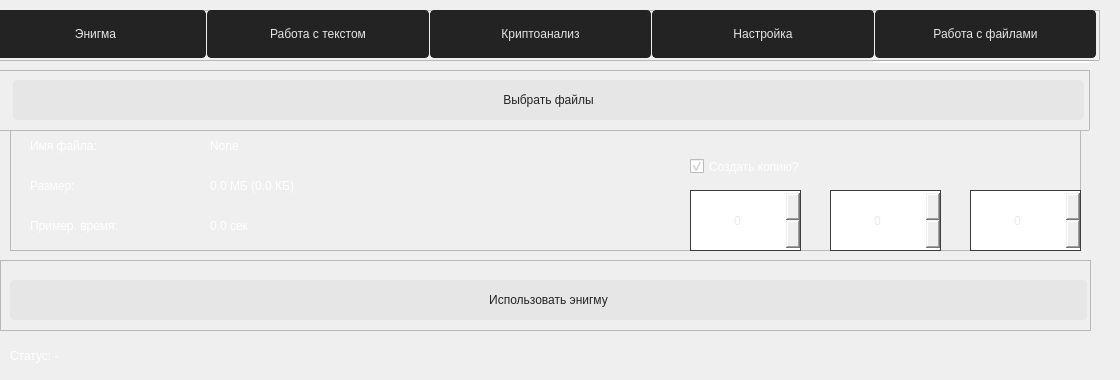
    <widget class="QWidget" name="tab_3">
     <attribute name="title">
      <string>Работа с файлами</string>
     </attribute>
     <widget class="QFrame" name="frame_3">
      <property name="geometry">
       <rect>
        <x>-11</x>
        <y>10</y>
        <width>1111</width>
        <height>51</height>
       </rect>
      </property>
      <property name="styleSheet">
       <string notr="true">QPushButton{
	border: 1px solid rgb(35, 35, 35);
	background-color: rgb(35, 35, 35);
	border-radius: 4px;
	color: rgb(230, 230, 230);
}

QPushButton:hover{
	background-color: rgb(0, 65, 65);
	border: 1px solid rgb(0, 35, 35);
}
QPushButton:pressed{
	background-color: rgb(0, 35, 35);
	border: 1px solid rgb(0, 15, 15);
}</string>
      </property>
      <property name="frameShape">
       <enum>QFrame::StyledPanel</enum>
      </property>
      <property name="frameShadow">
       <enum>QFrame::Raised</enum>
      </property>
      <widget class="QWidget" name="horizontalLayoutWidget_3">
       <property name="geometry">
        <rect>
         <x>-4</x>
         <y>0</y>
         <width>1111</width>
         <height>51</height>
        </rect>
       </property>
       <layout class="QHBoxLayout" name="horizontalLayout_3">
        <property name="spacing">
         <number>1</number>
        </property>
        <property name="sizeConstraint">
         <enum>QLayout::SetMaximumSize</enum>
        </property>
        <property name="leftMargin">
         <number>0</number>
        </property>
        <item>
         <widget class="QPushButton" name="pushButton_7">
          <property name="minimumSize">
           <size>
            <width>0</width>
            <height>48</height>
           </size>
          </property>
          <property name="text">
           <string>Энигма</string>
          </property>
         </widget>
        </item>
        <item>
         <widget class="QPushButton" name="pushButton_8">
          <property name="minimumSize">
           <size>
            <width>0</width>
            <height>48</height>
           </size>
          </property>
          <property name="text">
           <string>Работа с текстом</string>
          </property>
         </widget>
        </item>
        <item>
         <widget class="QPushButton" name="pushButton_14">
          <property name="minimumSize">
           <size>
            <width>0</width>
            <height>48</height>
           </size>
          </property>
          <property name="styleSheet">
           <string notr="true"/>
          </property>
          <property name="text">
           <string>Криптоанализ</string>
          </property>
         </widget>
        </item>
        <item>
         <widget class="QPushButton" name="pushButton_28">
          <property name="minimumSize">
           <size>
            <width>0</width>
            <height>48</height>
           </size>
          </property>
          <property name="text">
           <string>Настройка</string>
          </property>
         </widget>
        </item>
        <item>
         <widget class="QPushButton" name="pushButton_9">
          <property name="minimumSize">
           <size>
            <width>0</width>
            <height>48</height>
           </size>
          </property>
          <property name="text">
           <string>Работа с файлами</string>
          </property>
         </widget>
        </item>
       </layout>
      </widget>
     </widget>
     <widget class="Line" name="line_3">
      <property name="geometry">
       <rect>
        <x>873</x>
        <y>60</y>
        <width>221</width>
        <height>3</height>
       </rect>
      </property>
      <property name="styleSheet">
       <string notr="true">background-color: rgb(255, 255, 255);</string>
      </property>
      <property name="orientation">
       <enum>Qt::Horizontal</enum>
      </property>
     </widget>
     <widget class="QFrame" name="frame_10">
      <property name="geometry">
       <rect>
        <x>-11</x>
        <y>70</y>
        <width>1101</width>
        <height>61</height>
       </rect>
      </property>
      <property name="styleSheet">
       <string notr="true">QPushButton{
	border: 1px solid rgb(230, 230, 230);
	background-color: rgb(230, 230, 230);
	border-radius: 4px;
	color: rgb(35, 35, 35);
}

QPushButton:hover{
	background-color: rgb(0, 65, 65);
	border: 1px solid rgb(0, 35, 35);
}
QPushButton:pressed{
	color: rgb(255, 255, 255);
	background-color: rgb(0, 35, 35);
	border: 1px solid rgb(0, 15, 15);
}</string>
      </property>
      <property name="frameShape">
       <enum>QFrame::StyledPanel</enum>
      </property>
      <property name="frameShadow">
       <enum>QFrame::Raised</enum>
      </property>
      <widget class="QPushButton" name="pushButton_39">
       <property name="geometry">
        <rect>
         <x>24</x>
         <y>10</y>
         <width>1071</width>
         <height>40</height>
        </rect>
       </property>
       <property name="minimumSize">
        <size>
         <width>0</width>
         <height>40</height>
        </size>
       </property>
       <property name="styleSheet">
        <string notr="true"/>
       </property>
       <property name="text">
        <string>Выбрать файлы</string>
       </property>
      </widget>
     </widget>
     <widget class="QFrame" name="frame_11">
      <property name="geometry">
       <rect>
        <x>10</x>
        <y>130</y>
        <width>1071</width>
        <height>121</height>
       </rect>
      </property>
      <property name="styleSheet">
       <string notr="true">color: rgb(255, 255, 255);</string>
      </property>
      <property name="frameShape">
       <enum>QFrame::StyledPanel</enum>
      </property>
      <property name="frameShadow">
       <enum>QFrame::Raised</enum>
      </property>
      <widget class="QLabel" name="label_14">
       <property name="geometry">
        <rect>
         <x>20</x>
         <y>0</y>
         <width>181</width>
         <height>31</height>
        </rect>
       </property>
       <property name="text">
        <string>Имя файла:</string>
       </property>
      </widget>
      <widget class="QLabel" name="label_16">
       <property name="geometry">
        <rect>
         <x>200</x>
         <y>0</y>
         <width>871</width>
         <height>31</height>
        </rect>
       </property>
       <property name="styleSheet">
        <string notr="true">font: 11pt &quot;Sitka Heading&quot;;</string>
       </property>
       <property name="text">
        <string>None</string>
       </property>
      </widget>
      <widget class="QLabel" name="label_17">
       <property name="geometry">
        <rect>
         <x>20</x>
         <y>30</y>
         <width>171</width>
         <height>51</height>
        </rect>
       </property>
       <property name="text">
        <string>Размер:</string>
       </property>
      </widget>
      <widget class="QLabel" name="label_18">
       <property name="geometry">
        <rect>
         <x>200</x>
         <y>40</y>
         <width>521</width>
         <height>31</height>
        </rect>
       </property>
       <property name="text">
        <string>0.0 МБ (0.0 КБ)</string>
       </property>
      </widget>
      <widget class="QLabel" name="label_19">
       <property name="geometry">
        <rect>
         <x>20</x>
         <y>80</y>
         <width>171</width>
         <height>31</height>
        </rect>
       </property>
       <property name="text">
        <string>Пример. время:</string>
       </property>
      </widget>
      <widget class="QLabel" name="label_20">
       <property name="geometry">
        <rect>
         <x>200</x>
         <y>80</y>
         <width>521</width>
         <height>31</height>
        </rect>
       </property>
       <property name="text">
        <string>0.0 сек</string>
       </property>
      </widget>
      <widget class="QSpinBox" name="spinBox_5">
       <property name="geometry">
        <rect>
         <x>680</x>
         <y>60</y>
         <width>111</width>
         <height>61</height>
        </rect>
       </property>
       <property name="styleSheet">
        <string notr="true">color: rgb(235, 235, 235);
font: 18pt &quot;Segoe UI&quot;;
border: 1px solid rgb(59, 59, 59);</string>
       </property>
       <property name="alignment">
        <set>Qt::AlignCenter</set>
       </property>
       <property name="minimum">
        <number>0</number>
       </property>
       <property name="maximum">
        <number>255</number>
       </property>
       <property name="value">
        <number>0</number>
       </property>
      </widget>
      <widget class="QSpinBox" name="spinBox_6">
       <property name="geometry">
        <rect>
         <x>960</x>
         <y>60</y>
         <width>111</width>
         <height>61</height>
        </rect>
       </property>
       <property name="styleSheet">
        <string notr="true">color: rgb(235, 235, 235);
font: 18pt &quot;Segoe UI&quot;;
border: 1px solid rgb(59, 59, 59);</string>
       </property>
       <property name="alignment">
        <set>Qt::AlignCenter</set>
       </property>
       <property name="minimum">
        <number>0</number>
       </property>
       <property name="maximum">
        <number>255</number>
       </property>
       <property name="value">
        <number>0</number>
       </property>
      </widget>
      <widget class="QSpinBox" name="spinBox_7">
       <property name="geometry">
        <rect>
         <x>820</x>
         <y>60</y>
         <width>111</width>
         <height>61</height>
        </rect>
       </property>
       <property name="styleSheet">
        <string notr="true">color: rgb(235, 235, 235);
font: 18pt &quot;Segoe UI&quot;;
border: 1px solid rgb(59, 59, 59);</string>
       </property>
       <property name="alignment">
        <set>Qt::AlignCenter</set>
       </property>
       <property name="minimum">
        <number>0</number>
       </property>
       <property name="maximum">
        <number>255</number>
       </property>
       <property name="value">
        <number>0</number>
       </property>
      </widget>
      <widget class="QCheckBox" name="checkBox_2">
       <property name="geometry">
        <rect>
         <x>680</x>
         <y>26</y>
         <width>391</width>
         <height>21</height>
        </rect>
       </property>
       <property name="text">
        <string>Создать копию?</string>
       </property>
       <property name="checked">
        <bool>true</bool>
       </property>
      </widget>
     </widget>
     <widget class="QFrame" name="frame_13">
      <property name="geometry">
       <rect>
        <x>0</x>
        <y>260</y>
        <width>1091</width>
        <height>71</height>
       </rect>
      </property>
      <property name="styleSheet">
       <string notr="true">QPushButton{
	border: 1px solid rgb(230, 230, 230);
	background-color: rgb(230, 230, 230);
	border-radius: 4px;
	color: rgb(35, 35, 35);
}

QPushButton:hover{
	background-color: rgb(0, 65, 65);
	border: 1px solid rgb(0, 35, 35);
}
QPushButton:pressed{
	color: rgb(255, 255, 255);
	background-color: rgb(0, 35, 35);
	border: 1px solid rgb(0, 15, 15);
}</string>
      </property>
      <property name="frameShape">
       <enum>QFrame::StyledPanel</enum>
      </property>
      <property name="frameShadow">
       <enum>QFrame::Raised</enum>
      </property>
      <widget class="QPushButton" name="pushButton_33">
       <property name="geometry">
        <rect>
         <x>10</x>
         <y>20</y>
         <width>1077</width>
         <height>40</height>
        </rect>
       </property>
       <property name="minimumSize">
        <size>
         <width>0</width>
         <height>40</height>
        </size>
       </property>
       <property name="styleSheet">
        <string notr="true"/>
       </property>
       <property name="text">
        <string>Использовать энигму</string>
       </property>
      </widget>
     </widget>
     <widget class="QLabel" name="label_21">
      <property name="geometry">
       <rect>
        <x>10</x>
        <y>340</y>
        <width>1081</width>
        <height>31</height>
       </rect>
      </property>
      <property name="styleSheet">
       <string notr="true">color: rgb(255, 255, 255);</string>
      </property>
      <property name="text">
       <string>Статус: -</string>
      </property>
     </widget>
    </widget>
